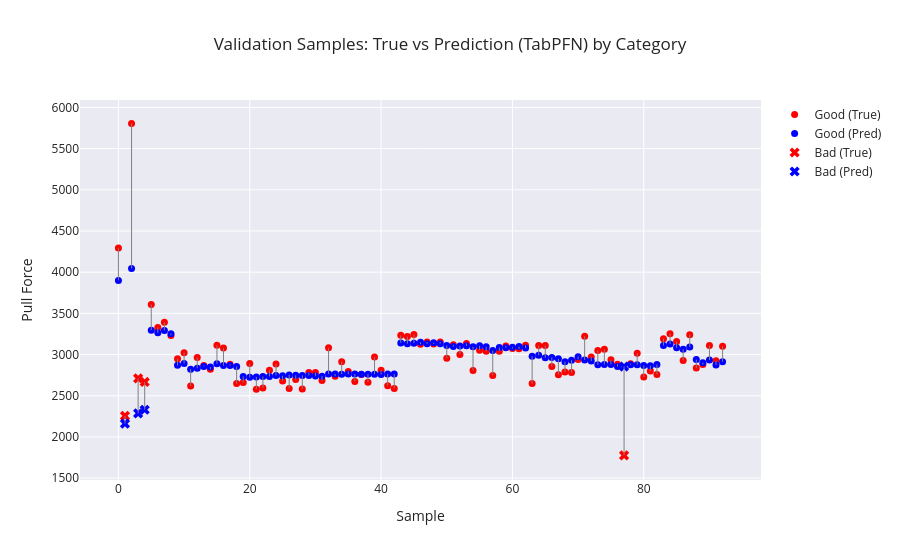

Source (notebook cell):
### Markdown cell above
# Check Validation Data

### Code cell
# Category array (must be aligned with y_dev)
categories = dev_df.groupby("Sample ID")["Category"].first().values

plot_visualizer(
    true_vals=y_dev_Regressor,
    pred_vals=final_pred,
    categories=categories,
    title=f"Validation Samples: True vs Prediction (TabPFN) by Category"
)

### Figure 1 — Plotly figure (JSON) as saved in the notebook; plotly's stock layout.template omitted (floating-point values rounded to 4 significant figures)
{"data": [{"marker": {"color": "red", "size": 7, "symbol": "circle"}, "mode": "markers", "name": "Good (True)", "type": "scatter", "x": [0, 2, 5, 6, 7, 8, 9, 10, 11, 12, 13, 14, 15, 16, 17, 18, 19, 20, 21, 22, 23, 24, 25, 26, 27, 28, 29, 30, 31, 32, 33, 34, 35, 36, 37, 38, 39, 40, 41, 42, 43, 44, 45, 46, 47, 48, 49, 50, 51, 52, 53, 54, 55, 56, 57, 58, 59, 60, 61, 62, 63, 64, 65, 66, 67, 68, 69, 70, 71, 72, 73, 74, 75, 76, 78, 79, 80, 81, 82, 83, 84, 85, 86, 87, 88, 89, 90, 91, 92], "y": [4294.0, 5806.0, 3608.0, 3328.0, 3392.0, 3232.0, 2948.0, 3022.0, 2618.0, 2964.0, 2867.0, 2820.0, 3112.0, 3078.0, 2882.0, 2647.0, 2659.0, 2891.0, 2578.0, 2594.0, 2810.0, 2884.0, 2680.0, 2587.0, 2696.0, 2582.0, 2782.0, 2782.0, 2686.0, 3081.0, 2738.0, 2913.0, 2796.0, 2674.0, 2758.0, 2664.0, 2969.0, 2809.0, 2620.0, 2588.0, 3233.0, 3218.0, 3242.0, 3124.0, 3152.0, 3129.0, 3151.0, 2953.0, 3117.0, 3002.0, 3135.0, 2807.0, 3051.0, 3040.0, 2746.0, 3040.0, 3105.0, 3074.0, 3069.0, 3113.0, 2648.0, 3108.0, 3110.0, 2854.0, 2754.0, 2787.0, 2781.0, 2940.0, 3223.0, 2969.0, 3050.0, 3064.0, 2937.0, 2883.0, 2889.0, 3015.0, 2727.0, 2800.0, 2757.0, 3192.0, 3254.0, 3158.0, 2928.0, 3241.0, 2835.0, 2879.0, 3110.0, 2925.0, 3100.0]}, {"marker": {"color": "blue", "size": 7, "symbol": "circle"}, "mode": "markers", "name": "Good (Pred)", "type": "scatter", "x": [0, 2, 5, 6, 7, 8, 9, 10, 11, 12, 13, 14, 15, 16, 17, 18, 19, 20, 21, 22, 23, 24, 25, 26, 27, 28, 29, 30, 31, 32, 33, 34, 35, 36, 37, 38, 39, 40, 41, 42, 43, 44, 45, 46, 47, 48, 49, 50, 51, 52, 53, 54, 55, 56, 57, 58, 59, 60, 61, 62, 63, 64, 65, 66, 67, 68, 69, 70, 71, 72, 73, 74, 75, 76, 78, 79, 80, 81, 82, 83, 84, 85, 86, 87, 88, 89, 90, 91, 92], "y": [3899.0, 4045.0, 3295.0, 3264.0, 3292.0, 3253.0, 2869.0, 2891.0, 2823.0, 2834.0, 2856.0, 2850.0, 2889.0, 2866.0, 2867.0, 2855.0, 2734.0, 2723.0, 2728.0, 2734.0, 2733.0, 2746.0, 2741.0, 2753.0, 2748.0, 2747.0, 2746.0, 2740.0, 2738.0, 2764.0, 2764.0, 2762.0, 2763.0, 2763.0, 2761.0, 2762.0, 2762.0, 2758.0, 2763.0, 2763.0, 3142.0, 3132.0, 3138.0, 3149.0, 3132.0, 3142.0, 3132.0, 3110.0, 3098.0, 3103.0, 3106.0, 3095.0, 3107.0, 3094.0, 3048.0, 3085.0, 3082.0, 3089.0, 3097.0, 3078.0, 2978.0, 2991.0, 2962.0, 2965.0, 2948.0, 2912.0, 2931.0, 2975.0, 2934.0, 2922.0, 2875.0, 2878.0, 2880.0, 2855.0, 2876.0, 2877.0, 2868.0, 2865.0, 2879.0, 3110.0, 3129.0, 3081.0, 3064.0, 3091.0, 2939.0, 2901.0, 2933.0, 2873.0, 2913.0]}, {"marker": {"color": "red", "size": 9, "symbol": "x"}, "mode": "markers", "name": "Bad (True)", "type": "scatter", "x": [1, 3, 4, 77], "y": [2255.0, 2710.0, 2667.0, 1776.0]}, {"marker": {"color": "blue", "size": 9, "symbol": "x"}, "mode": "markers", "name": "Bad (Pred)", "type": "scatter", "x": [1, 3, 4, 77], "y": [2161.0, 2286.0, 2330.0, 2854.0]}, {"marker": {"color": "red", "size": 9, "symbol": "triangle-up"}, "mode": "markers", "name": "Explode (True)", "type": "scatter", "x": [], "y": []}, {"marker": {"color": "blue", "size": 9, "symbol": "triangle-up"}, "mode": "markers", "name": "Explode (Pred)", "type": "scatter", "x": [], "y": []}, {"line": {"color": "gray", "width": 1}, "mode": "lines", "showlegend": false, "type": "scatter", "x": [0, 0], "y": [4294.0, 3899.0]}, {"line": {"color": "gray", "width": 1}, "mode": "lines", "showlegend": false, "type": "scatter", "x": [1, 1], "y": [2255.0, 2161.0]}, {"line": {"color": "gray", "width": 1}, "mode": "lines", "showlegend": false, "type": "scatter", "x": [2, 2], "y": [5806.0, 4045.0]}, {"line": {"color": "gray", "width": 1}, "mode": "lines", "showlegend": false, "type": "scatter", "x": [3, 3], "y": [2710.0, 2286.0]}, {"line": {"color": "gray", "width": 1}, "mode": "lines", "showlegend": false, "type": "scatter", "x": [4, 4], "y": [2667.0, 2330.0]}, {"line": {"color": "gray", "width": 1}, "mode": "lines", "showlegend": false, "type": "scatter", "x": [5, 5], "y": [3608.0, 3295.0]}, {"line": {"color": "gray", "width": 1}, "mode": "lines", "showlegend": false, "type": "scatter", "x": [6, 6], "y": [3328.0, 3264.0]}, {"line": {"color": "gray", "width": 1}, "mode": "lines", "showlegend": false, "type": "scatter", "x": [7, 7], "y": [3392.0, 3292.0]}, {"line": {"color": "gray", "width": 1}, "mode": "lines", "showlegend": false, "type": "scatter", "x": [8, 8], "y": [3232.0, 3253.0]}, {"line": {"color": "gray", "width": 1}, "mode": "lines", "showlegend": false, "type": "scatter", "x": [9, 9], "y": [2948, 2869.0]}, {"line": {"color": "gray", "width": 1}, "mode": "lines", "showlegend": false, "type": "scatter", "x": [10, 10], "y": [3022.0, 2891.0]}, {"line": {"color": "gray", "width": 1}, "mode": "lines", "showlegend": false, "type": "scatter", "x": [11, 11], "y": [2618.0, 2823.0]}, {"line": {"color": "gray", "width": 1}, "mode": "lines", "showlegend": false, "type": "scatter", "x": [12, 12], "y": [2964.0, 2834.0]}, {"line": {"color": "gray", "width": 1}, "mode": "lines", "showlegend": false, "type": "scatter", "x": [13, 13], "y": [2867.0, 2856.0]}, {"line": {"color": "gray", "width": 1}, "mode": "lines", "showlegend": false, "type": "scatter", "x": [14, 14], "y": [2820.0, 2850.0]}, {"line": {"color": "gray", "width": 1}, "mode": "lines", "showlegend": false, "type": "scatter", "x": [15, 15], "y": [3112.0, 2889.0]}, {"line": {"color": "gray", "width": 1}, "mode": "lines", "showlegend": false, "type": "scatter", "x": [16, 16], "y": [3078.0, 2866.0]}, {"line": {"color": "gray", "width": 1}, "mode": "lines", "showlegend": false, "type": "scatter", "x": [17, 17], "y": [2882.0, 2867.0]}, {"line": {"color": "gray", "width": 1}, "mode": "lines", "showlegend": false, "type": "scatter", "x": [18, 18], "y": [2647.0, 2855.0]}, {"line": {"color": "gray", "width": 1}, "mode": "lines", "showlegend": false, "type": "scatter", "x": [19, 19], "y": [2659.0, 2734.0]}, {"line": {"color": "gray", "width": 1}, "mode": "lines", "showlegend": false, "type": "scatter", "x": [20, 20], "y": [2891.0, 2723.0]}, {"line": {"color": "gray", "width": 1}, "mode": "lines", "showlegend": false, "type": "scatter", "x": [21, 21], "y": [2578.0, 2728.0]}, {"line": {"color": "gray", "width": 1}, "mode": "lines", "showlegend": false, "type": "scatter", "x": [22, 22], "y": [2594, 2734.0]}, {"line": {"color": "gray", "width": 1}, "mode": "lines", "showlegend": false, "type": "scatter", "x": [23, 23], "y": [2810.0, 2733.0]}, {"line": {"color": "gray", "width": 1}, "mode": "lines", "showlegend": false, "type": "scatter", "x": [24, 24], "y": [2884.0, 2746.0]}, {"line": {"color": "gray", "width": 1}, "mode": "lines", "showlegend": false, "type": "scatter", "x": [25, 25], "y": [2680.0, 2741.0]}, {"line": {"color": "gray", "width": 1}, "mode": "lines", "showlegend": false, "type": "scatter", "x": [26, 26], "y": [2587.0, 2753.0]}, {"line": {"color": "gray", "width": 1}, "mode": "lines", "showlegend": false, "type": "scatter", "x": [27, 27], "y": [2696.0, 2748.0]}, {"line": {"color": "gray", "width": 1}, "mode": "lines", "showlegend": false, "type": "scatter", "x": [28, 28], "y": [2582, 2747.0]}, {"line": {"color": "gray", "width": 1}, "mode": "lines", "showlegend": false, "type": "scatter", "x": [29, 29], "y": [2782.0, 2746.0]}, {"line": {"color": "gray", "width": 1}, "mode": "lines", "showlegend": false, "type": "scatter", "x": [30, 30], "y": [2782.0, 2740.0]}, {"line": {"color": "gray", "width": 1}, "mode": "lines", "showlegend": false, "type": "scatter", "x": [31, 31], "y": [2686.0, 2738.0]}, {"line": {"color": "gray", "width": 1}, "mode": "lines", "showlegend": false, "type": "scatter", "x": [32, 32], "y": [3081.0, 2764.0]}, {"line": {"color": "gray", "width": 1}, "mode": "lines", "showlegend": false, "type": "scatter", "x": [33, 33], "y": [2738.0, 2764.0]}, {"line": {"color": "gray", "width": 1}, "mode": "lines", "showlegend": false, "type": "scatter", "x": [34, 34], "y": [2913.0, 2762.0]}, {"line": {"color": "gray", "width": 1}, "mode": "lines", "showlegend": false, "type": "scatter", "x": [35, 35], "y": [2796.0, 2763.0]}, {"line": {"color": "gray", "width": 1}, "mode": "lines", "showlegend": false, "type": "scatter", "x": [36, 36], "y": [2674.0, 2763.0]}, {"line": {"color": "gray", "width": 1}, "mode": "lines", "showlegend": false, "type": "scatter", "x": [37, 37], "y": [2758.0, 2761.0]}, {"line": {"color": "gray", "width": 1}, "mode": "lines", "showlegend": false, "type": "scatter", "x": [38, 38], "y": [2664.0, 2762.0]}, {"line": {"color": "gray", "width": 1}, "mode": "lines", "showlegend": false, "type": "scatter", "x": [39, 39], "y": [2969, 2762.0]}, {"line": {"color": "gray", "width": 1}, "mode": "lines", "showlegend": false, "type": "scatter", "x": [40, 40], "y": [2809.0, 2758.0]}, {"line": {"color": "gray", "width": 1}, "mode": "lines", "showlegend": false, "type": "scatter", "x": [41, 41], "y": [2620.0, 2763.0]}, {"line": {"color": "gray", "width": 1}, "mode": "lines", "showlegend": false, "type": "scatter", "x": [42, 42], "y": [2588, 2763.0]}, {"line": {"color": "gray", "width": 1}, "mode": "lines", "showlegend": false, "type": "scatter", "x": [43, 43], "y": [3233.0, 3142.0]}, {"line": {"color": "gray", "width": 1}, "mode": "lines", "showlegend": false, "type": "scatter", "x": [44, 44], "y": [3218.0, 3132.0]}, {"line": {"color": "gray", "width": 1}, "mode": "lines", "showlegend": false, "type": "scatter", "x": [45, 45], "y": [3242.0, 3138.0]}, {"line": {"color": "gray", "width": 1}, "mode": "lines", "showlegend": false, "type": "scatter", "x": [46, 46], "y": [3124.0, 3149.0]}, {"line": {"color": "gray", "width": 1}, "mode": "lines", "showlegend": false, "type": "scatter", "x": [47, 47], "y": [3152, 3132.0]}, {"line": {"color": "gray", "width": 1}, "mode": "lines", "showlegend": false, "type": "scatter", "x": [48, 48], "y": [3129.0, 3142.0]}, {"line": {"color": "gray", "width": 1}, "mode": "lines", "showlegend": false, "type": "scatter", "x": [49, 49], "y": [3151.0, 3132.0]}, {"line": {"color": "gray", "width": 1}, "mode": "lines", "showlegend": false, "type": "scatter", "x": [50, 50], "y": [2953.0, 3110.0]}, {"line": {"color": "gray", "width": 1}, "mode": "lines", "showlegend": false, "type": "scatter", "x": [51, 51], "y": [3117.0, 3098.0]}, {"line": {"color": "gray", "width": 1}, "mode": "lines", "showlegend": false, "type": "scatter", "x": [52, 52], "y": [3002.0, 3103.0]}, {"line": {"color": "gray", "width": 1}, "mode": "lines", "showlegend": false, "type": "scatter", "x": [53, 53], "y": [3135.0, 3106.0]}, {"line": {"color": "gray", "width": 1}, "mode": "lines", "showlegend": false, "type": "scatter", "x": [54, 54], "y": [2807.0, 3095.0]}, {"line": {"color": "gray", "width": 1}, "mode": "lines", "showlegend": false, "type": "scatter", "x": [55, 55], "y": [3051.0, 3107.0]}, {"line": {"color": "gray", "width": 1}, "mode": "lines", "showlegend": false, "type": "scatter", "x": [56, 56], "y": [3040.0, 3094.0]}, {"line": {"color": "gray", "width": 1}, "mode": "lines", "showlegend": false, "type": "scatter", "x": [57, 57], "y": [2746.0, 3048.0]}, {"line": {"color": "gray", "width": 1}, "mode": "lines", "showlegend": false, "type": "scatter", "x": [58, 58], "y": [3040.0, 3085.0]}, {"line": {"color": "gray", "width": 1}, "mode": "lines", "showlegend": false, "type": "scatter", "x": [59, 59], "y": [3105.0, 3082.0]}, {"line": {"color": "gray", "width": 1}, "mode": "lines", "showlegend": false, "type": "scatter", "x": [60, 60], "y": [3074.0, 3089.0]}, {"line": {"color": "gray", "width": 1}, "mode": "lines", "showlegend": false, "type": "scatter", "x": [61, 61], "y": [3069.0, 3097.0]}, {"line": {"color": "gray", "width": 1}, "mode": "lines", "showlegend": false, "type": "scatter", "x": [62, 62], "y": [3113.0, 3078.0]}, {"line": {"color": "gray", "width": 1}, "mode": "lines", "showlegend": false, "type": "scatter", "x": [63, 63], "y": [2648.0, 2978.0]}, {"line": {"color": "gray", "width": 1}, "mode": "lines", "showlegend": false, "type": "scatter", "x": [64, 64], "y": [3108.0, 2991.0]}, {"line": {"color": "gray", "width": 1}, "mode": "lines", "showlegend": false, "type": "scatter", "x": [65, 65], "y": [3110.0, 2962.0]}, {"line": {"color": "gray", "width": 1}, "mode": "lines", "showlegend": false, "type": "scatter", "x": [66, 66], "y": [2854.0, 2965.0]}, {"line": {"color": "gray", "width": 1}, "mode": "lines", "showlegend": false, "type": "scatter", "x": [67, 67], "y": [2754.0, 2948.0]}, {"line": {"color": "gray", "width": 1}, "mode": "lines", "showlegend": false, "type": "scatter", "x": [68, 68], "y": [2787.0, 2912.0]}, {"line": {"color": "gray", "width": 1}, "mode": "lines", "showlegend": false, "type": "scatter", "x": [69, 69], "y": [2781.0, 2931.0]}, {"line": {"color": "gray", "width": 1}, "mode": "lines", "showlegend": false, "type": "scatter", "x": [70, 70], "y": [2940.0, 2975.0]}, {"line": {"color": "gray", "width": 1}, "mode": "lines", "showlegend": false, "type": "scatter", "x": [71, 71], "y": [3223.0, 2934.0]}, {"line": {"color": "gray", "width": 1}, "mode": "lines", "showlegend": false, "type": "scatter", "x": [72, 72], "y": [2969, 2922.0]}, {"line": {"color": "gray", "width": 1}, "mode": "lines", "showlegend": false, "type": "scatter", "x": [73, 73], "y": [3050.0, 2875.0]}, {"line": {"color": "gray", "width": 1}, "mode": "lines", "showlegend": false, "type": "scatter", "x": [74, 74], "y": [3064.0, 2878.0]}, {"line": {"color": "gray", "width": 1}, "mode": "lines", "showlegend": false, "type": "scatter", "x": [75, 75], "y": [2937.0, 2880.0]}, {"line": {"color": "gray", "width": 1}, "mode": "lines", "showlegend": false, "type": "scatter", "x": [76, 76], "y": [2883.0, 2855.0]}, {"line": {"color": "gray", "width": 1}, "mode": "lines", "showlegend": false, "type": "scatter", "x": [77, 77], "y": [1776.0, 2854.0]}, {"line": {"color": "gray", "width": 1}, "mode": "lines", "showlegend": false, "type": "scatter", "x": [78, 78], "y": [2889.0, 2876.0]}, {"line": {"color": "gray", "width": 1}, "mode": "lines", "showlegend": false, "type": "scatter", "x": [79, 79], "y": [3015, 2877.0]}, {"line": {"color": "gray", "width": 1}, "mode": "lines", "showlegend": false, "type": "scatter", "x": [80, 80], "y": [2727.0, 2868.0]}, {"line": {"color": "gray", "width": 1}, "mode": "lines", "showlegend": false, "type": "scatter", "x": [81, 81], "y": [2800.0, 2865.0]}, {"line": {"color": "gray", "width": 1}, "mode": "lines", "showlegend": false, "type": "scatter", "x": [82, 82], "y": [2757.0, 2879.0]}, {"line": {"color": "gray", "width": 1}, "mode": "lines", "showlegend": false, "type": "scatter", "x": [83, 83], "y": [3192.0, 3110.0]}, {"line": {"color": "gray", "width": 1}, "mode": "lines", "showlegend": false, "type": "scatter", "x": [84, 84], "y": [3254.0, 3129.0]}, {"line": {"color": "gray", "width": 1}, "mode": "lines", "showlegend": false, "type": "scatter", "x": [85, 85], "y": [3158, 3081.0]}, {"line": {"color": "gray", "width": 1}, "mode": "lines", "showlegend": false, "type": "scatter", "x": [86, 86], "y": [2928.0, 3064.0]}, {"line": {"color": "gray", "width": 1}, "mode": "lines", "showlegend": false, "type": "scatter", "x": [87, 87], "y": [3241.0, 3091.0]}, {"line": {"color": "gray", "width": 1}, "mode": "lines", "showlegend": false, "type": "scatter", "x": [88, 88], "y": [2835, 2939.0]}, {"line": {"color": "gray", "width": 1}, "mode": "lines", "showlegend": false, "type": "scatter", "x": [89, 89], "y": [2879.0, 2901.0]}, {"line": {"color": "gray", "width": 1}, "mode": "lines", "showlegend": false, "type": "scatter", "x": [90, 90], "y": [3110.0, 2933.0]}, {"line": {"color": "gray", "width": 1}, "mode": "lines", "showlegend": false, "type": "scatter", "x": [91, 91], "y": [2925.0, 2873.0]}, {"line": {"color": "gray", "width": 1}, "mode": "lines", "showlegend": false, "type": "scatter", "x": [92, 92], "y": [3100, 2913.0]}], "layout": {"title": {"text": "Validation Samples: True vs Prediction (TabPFN) by Category"}, "xaxis": {"title": {"text": "Sample"}}, "yaxis": {"title": {"text": "Pull Force"}}}}
